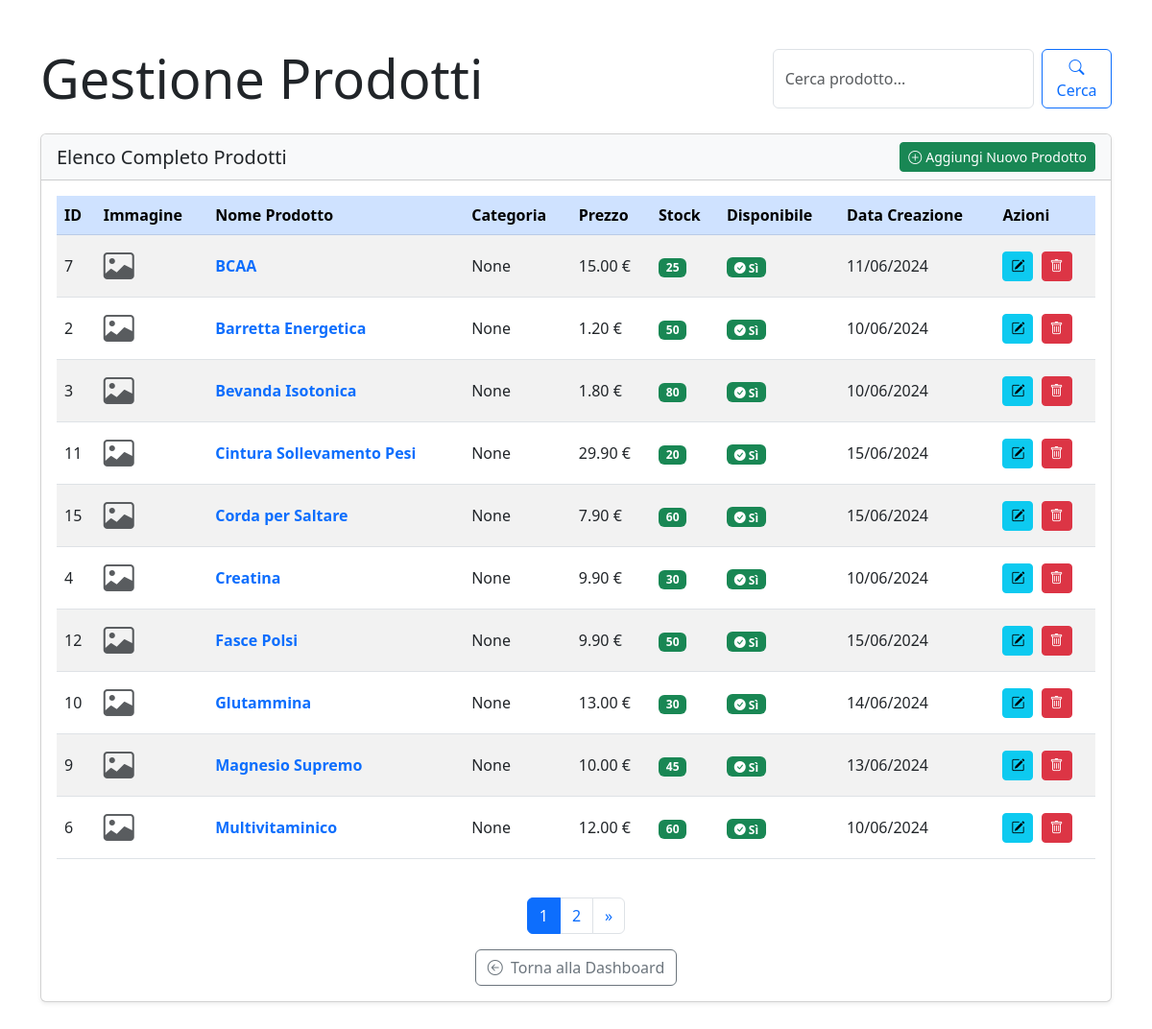
The page /products/manage/ (signed in) on the database as committed earlier.
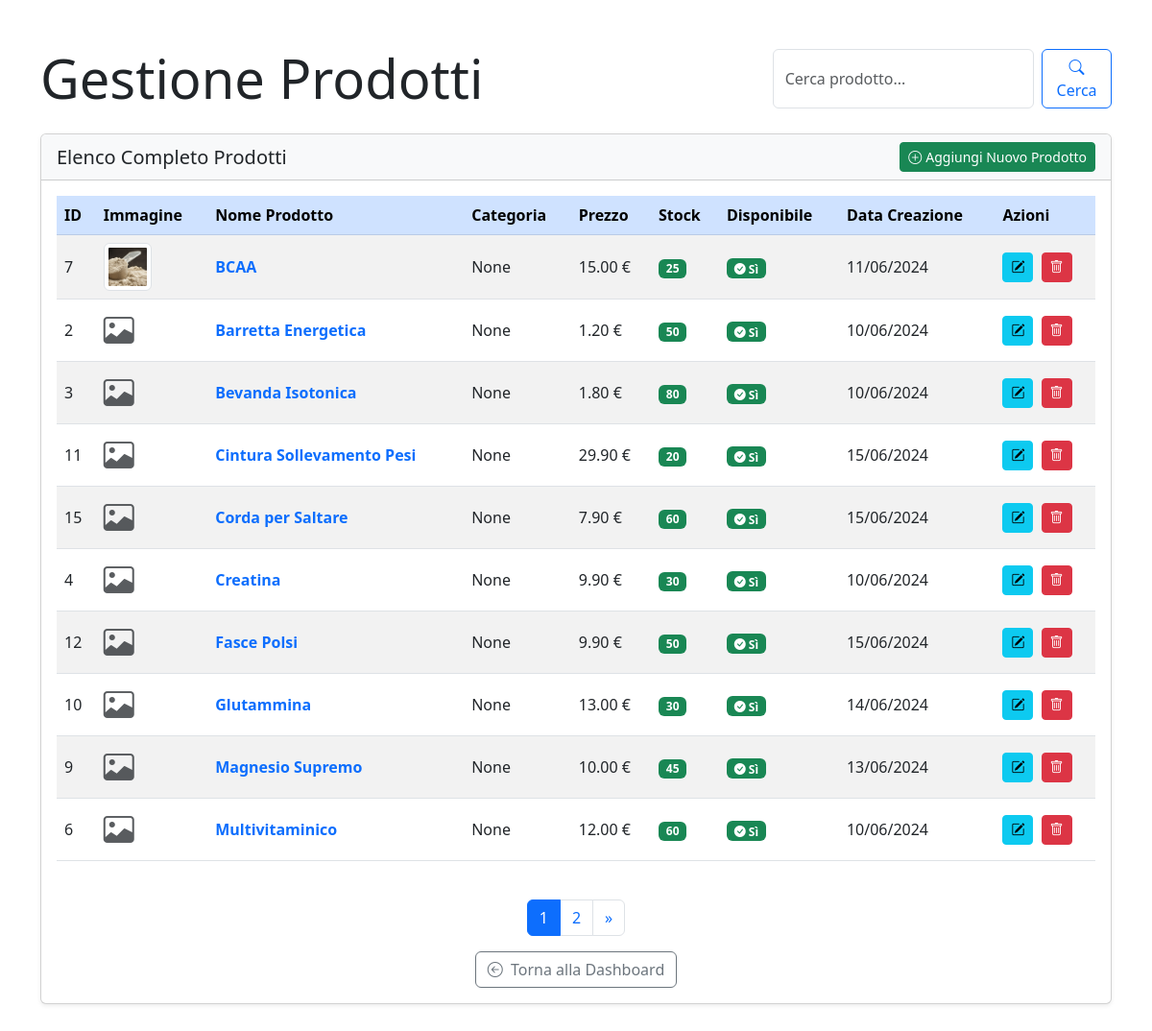
The same page on the database as committed later.
### products/models.py (models this page shows, shortened)
class Product(models.Model):
    category = models.ManyToManyField(Category)  #todo: decide if meny-to-many or foreign key
    name = models.CharField(max_length=200, unique=True)
    description = models.TextField(blank=True)
    price = models.DecimalField(max_digits=10, decimal_places=2)
    stock = models.PositiveIntegerField()
    available = models.BooleanField(default=True)
    created = models.DateTimeField(auto_now_add=True)
    updated = models.DateTimeField(auto_now=True)  #todo: add the user who created the product
    image = models.ImageField(upload_to='product_images/', blank=True, null=True)
    added_by = models.ForeignKey('users.CustomUser', on_delete=models.SET_NULL, related_name='products_added', null=True, blank=True)
    modified_by = models.ForeignKey('users.CustomUser', on_delete=models.SET_NULL, related_name='products_modified', null=True, blank=True)
    class Meta:
        ordering = ('name',)

### products/views.py (the view)
# urls.py: path('manage/', ProductManageListView.as_view(), name='product_manage_list'),
class ProductManageListView(LoginRequiredMixin, UserPassesTestMixin, ListView, PermissionRequiredMixin):
    permission_required = 'products.change_product'
    model = Product
    template_name = 'products/product_manage_list.html'
    context_object_name = 'products'
    paginate_by = 10  # Paginazione per grandi quantità di prodotti
    def test_func(self):
        return is_store_manager(self.request.user)
    def get_queryset(self):
        queryset = super().get_queryset()
        query = self.request.GET.get('q')
        if query:
            queryset = queryset.filter(
                Q(name__icontains=query) |
                Q(description__icontains=query)
            )
        return queryset.order_by('name')  # Ordina i prodotti per nome
    def get_context_data(self, **kwargs):
        context = super().get_context_data(**kwargs)
        context['search_query'] = self.request.GET.get('q', '')
        return context

### products/views.py (called while the page is built)
def is_store_manager(user):
    return user.groups.filter(name='Store Managers').exists()

### templates/products/product_manage_list.html (shortened to what the changed rows need)
{% extends "base.html" %}
{% load static %}
{% block content %}
<div class="container py-5">
    <div class="row align-items-center mb-4">
        <div class="col-auto">
            <h1 class="display-4 mb-0">Gestione Prodotti</h1>
        </div>
    </div>
    <div class="card shadow-sm mb-4">
        <div class="card-body">
            <div class="table-responsive">
                <table class="table table-hover table-striped align-middle">
                    <thead class="table-primary">
                        <tr>
                            <th scope="col">ID</th>
                            <th scope="col">Immagine</th>
                            <th scope="col">Nome Prodotto</th>
                            <th scope="col">Categoria</th>
                            <th scope="col">Prezzo</th>
                            <th scope="col">Stock</th>
                            <th scope="col">Disponibile</th>
                            <th scope="col">Data Creazione</th>
                            <th scope="col">Azioni</th>
                        </tr>
                    </thead>
                    <tbody>
                        {% for product in products %}
                        <tr>
                            <td>{{ product.id }}</td>
                            <td>
                                {% if product.image %}
                                <img src="{{ product.image.url }}" alt="{{ product.name }}" class="img-thumbnail" style="width: 50px; height: 50px; object-fit: cover;">
                                {% else %}
                                <i class="bi bi-image text-muted" style="font-size: 2rem;"></i>
                                {% endif %}
                            </td>
                            <td>
                                <a href="{% url 'products:product_info' product.id %}?source=store_manager_dashboard" class="text-decoration-none fw-bold">
                                    {{ product.name }}
                                </a>
                            </td>
                            <td>{{ product.category.name }}</td>
                            <td>{{ product.price }} €</td>
                            <td>
                                {% if product.stock > 10 %}
                                    <span class="badge bg-success">{{ product.stock }}</span>
                                {% elif product.stock > 0 %}
                                    <span class="badge bg-warning text-dark">{{ product.stock }}</span>
                                {% else %}
                                    <span class="badge bg-danger">Esaurito</span>
                                {% endif %}
                            </td>
                            <td>
                                {% if product.available %}
                                <span class="badge bg-success"><i class="bi bi-check-circle-fill"></i> Sì</span>
                                {% else %}
                                <span class="badge bg-danger"><i class="bi bi-x-circle-fill"></i> No</span>
                                {% endif %}
                            </td>
                            <td>{{ product.created|date:"d/m/Y" }}</td>
                            <td>
                                <a href="{% url 'products:product_edit' product.id %}" class="btn btn-sm btn-info me-1" title="Modifica">
                                    <i class="bi bi-pencil-square"></i>
                                </a>
                                <a href="{% url 'products:product_delete' product.id %}" class="btn btn-sm btn-danger" title="Elimina">
                                    <i class="bi bi-trash"></i>
                                </a>
                            </td>
                        </tr>
                        {% endfor %}
                    </tbody>
                </table>
            </div>
        </div>
    </div>
</div>
{% endblock %}

Rows that differ between the two databases and show on the page:
changed Product "BCAA": image: picture added
